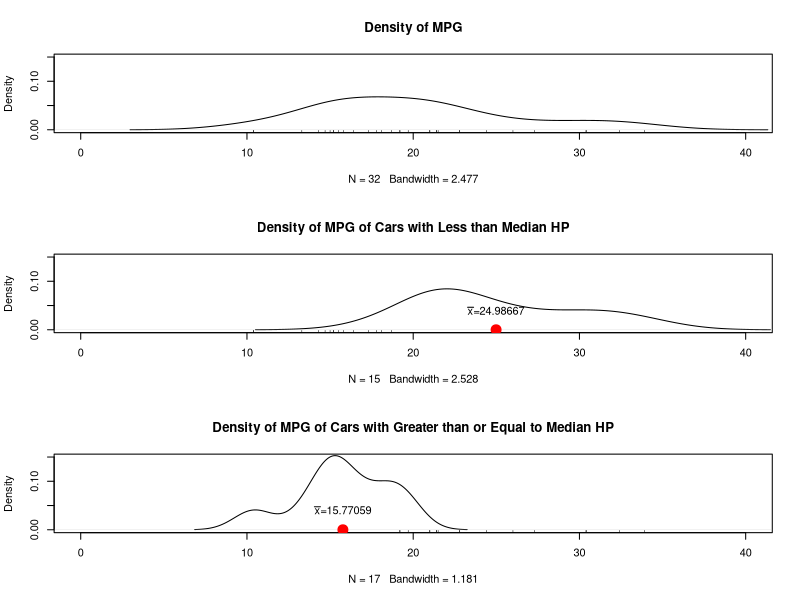
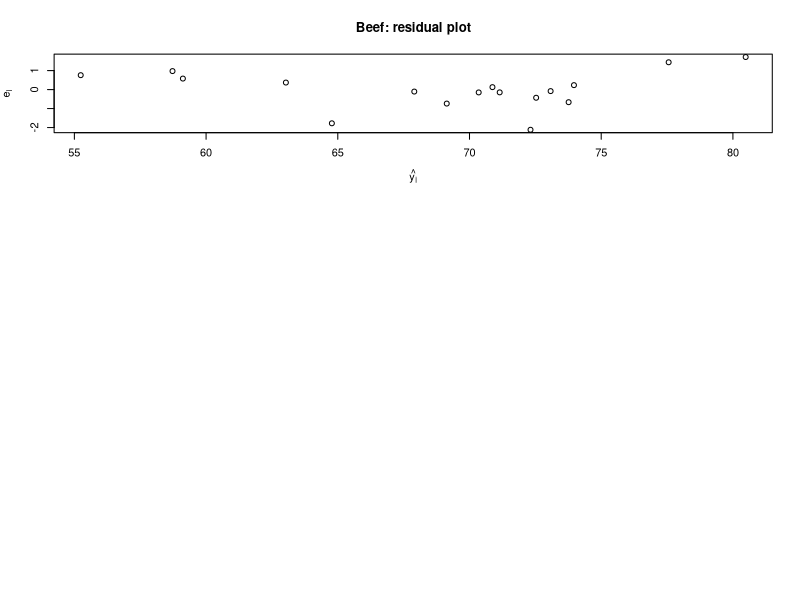
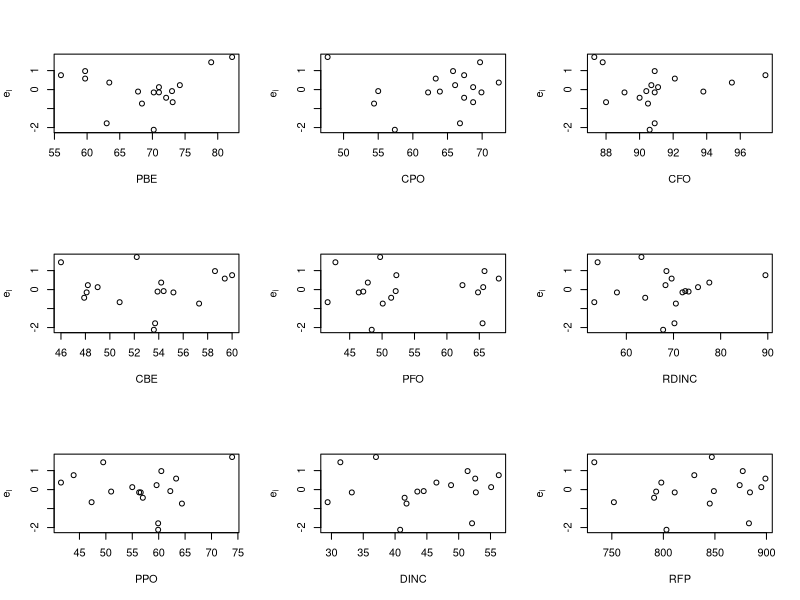

The R source for these figures, in order:
## ---- chunk 1
par(mfrow = c(3,1))
plot(density(mtcars$mpg), xlim = c(0, 40), ylim = c(0, 0.15), main = "Density of MPG")
rug(mtcars$mpg)

plot(density(mtcars$mpg[mtcars$hp < median(mtcars$hp)]), xlim = c(0, 40), ylim = c(0, 0.15), main = "Density of MPG of Cars with Less than Median HP")
rug(mtcars$mpg[mtcars$mpg < median(mtcars$mpg)])
points(x = mean(mtcars$mpg[mtcars$hp < median(mtcars$hp)]), y = 0, cex = 2, pch = 19, col = "red")
text(x = mean(mtcars$mpg[mtcars$hp < median(mtcars$hp)]), y = .04, bquote(bar(x) * "=" * .(mean(mtcars$mpg[mtcars$hp < median(mtcars$hp)]))))

plot(density(mtcars$mpg[mtcars$hp >= median(mtcars$hp)]), xlim = c(0, 40), ylim = c(0, 0.15), main = "Density of MPG of Cars with Greater than or Equal to Median HP")
rug(mtcars$mpg[mtcars$mpg >= median(mtcars$mpg)])
points(x = mean(mtcars$mpg[mtcars$hp >= median(mtcars$hp)]), y = 0, cex = 2, pch = 19, col = "red")
text(x = mean(mtcars$mpg[mtcars$hp >= median(mtcars$hp)]), y = .04, bquote(bar(x) * "=" * .(mean(mtcars$mpg[mtcars$hp >= median(mtcars$hp)]))))
## ---- chunk 2
t.test(mtcars$mpg[mtcars$hp < median(mtcars$hp)], mtcars$mpg[mtcars$hp >= median(mtcars$hp)], alternative = "greater")
## ---- chunk 3
beef <- read.table("beef.txt", header = TRUE, comment.char = "%")
str(beef)
summary(beef)
## ---- chunk 4
fit <- lm(PBE ~ CBE + PPO + CPO + PFO + DINC + CFO + RDINC + RFP, data = beef)
summary(fit)
plot(x = fit$fitted.values, y = fit$residuals, main = "Beef: residual plot", ylab = expression(e[i]), xlab = expression(hat(y[i])))
m <- matrix(data = c(1, 2, 3, 4, 5, 6, 7, 8, 9), ncol = 3, nrow = 3)
layout(m)
plot(x = beef$PBE, y = fit$residuals, ylab = expression(e[i]), xlab = "PBE")
plot(x = beef$CBE, y = fit$residuals, ylab = expression(e[i]), xlab = "CBE")
plot(x = beef$PPO, y = fit$residuals, ylab = expression(e[i]), xlab = "PPO")
plot(x = beef$CPO, y = fit$residuals, ylab = expression(e[i]), xlab = "CPO")
plot(x = beef$PFO, y = fit$residuals, ylab = expression(e[i]), xlab = "PFO")
plot(x = beef$DINC, y = fit$residuals, ylab = expression(e[i]), xlab = "DINC")
plot(x = beef$CFO, y = fit$residuals, ylab = expression(e[i]), xlab = "CFO")
plot(x = beef$RDINC, y = fit$residuals, ylab = expression(e[i]), xlab = "RDINC")
plot(x = beef$RFP, y = fit$residuals, ylab = expression(e[i]), xlab = "RFP")
layout(1)
## ---- chunk 5

## ---- chunk 6

